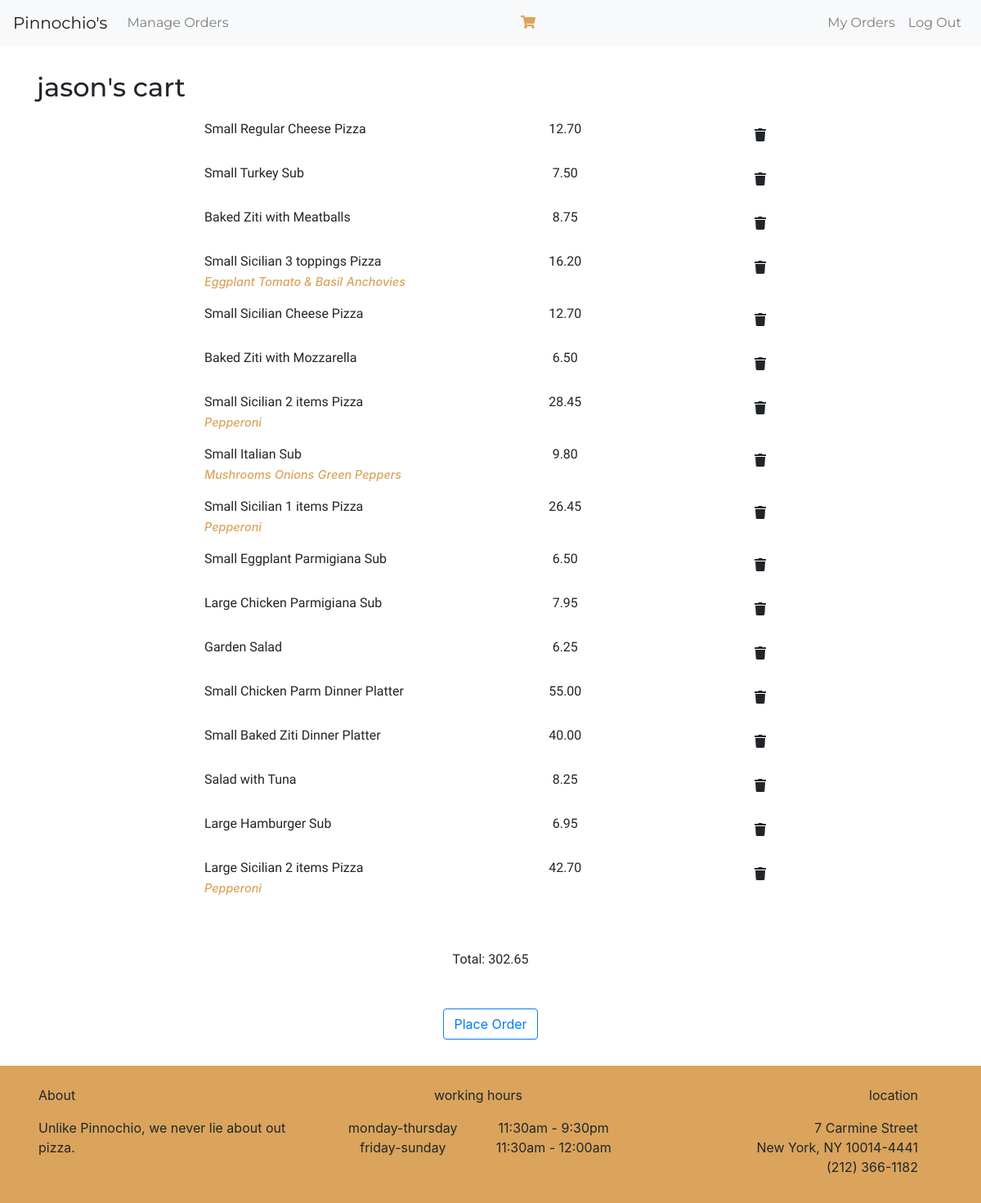
The app's page /cart (signed in), older data.
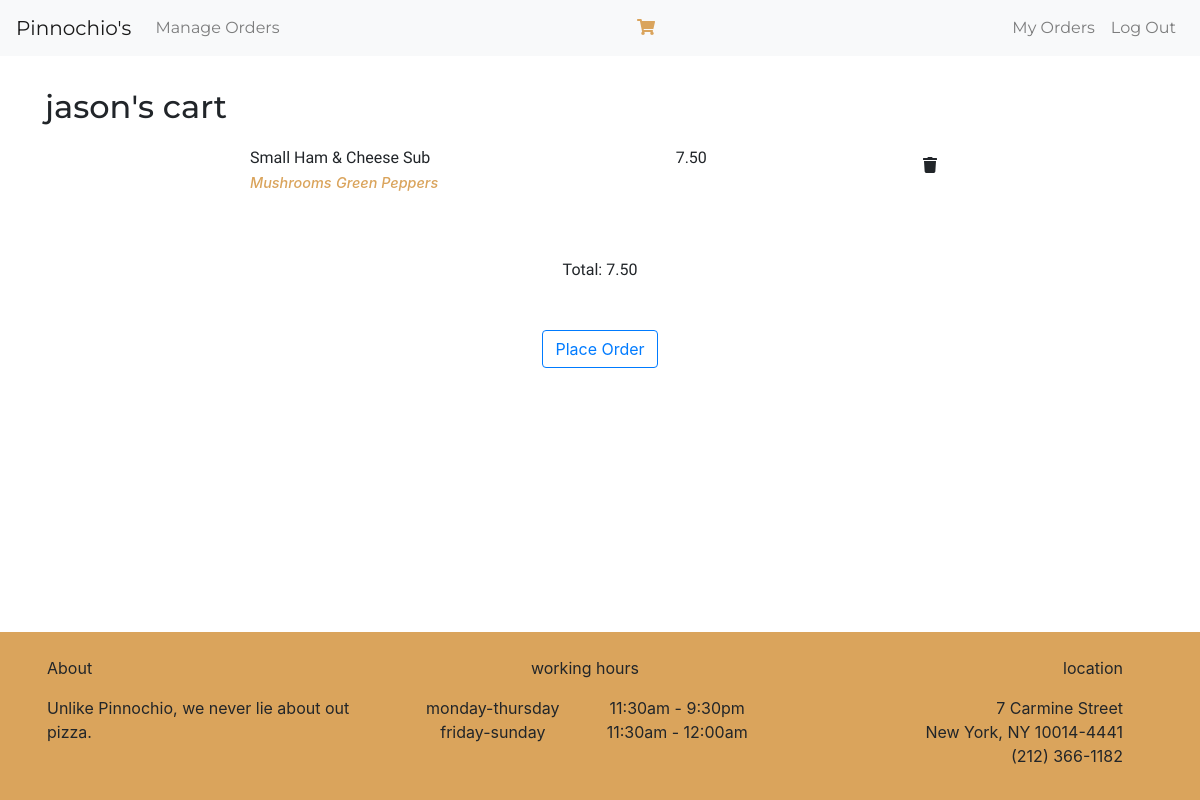
The same page, newer data.
### orders/models.py (models this page shows, shortened)
class Cart (models.Model):
    order_id= models.ForeignKey(Order, on_delete=models.CASCADE, related_name="order_id")
    user=models.CharField(max_length=64)
    cart_item=models.CharField(max_length=64)
    toppings=models.ManyToManyField(Toppings, blank=True, related_name="cart_toppings")
    extras=models.ManyToManyField(Extra,blank=True, related_name="cart_extra")
    item_price=models.DecimalField(max_digits=4, decimal_places=2)

class Toppings(models.Model):
    name= models.CharField(max_length=64)
    def __str__(self):
        return f"{self.name}"

class Extra(models.Model):
    name=models.CharField(max_length=64)
    price=models.DecimalField(max_digits=4, decimal_places=2)
    def __str__(self):
        return f"{self.name}"

### orders/views.py (the view, shortened to what this page needs)
# urls.py: path("cart", views.cart_view, name="cart_view"),
def cart_view(request):
    if request.user.is_authenticated:
        user=request.user
        order=Order.objects.get(user=user, status="Initiated")
        print(order.id)
        try:
            cart_items=Cart.objects.all().filter(order_id=order)
        except:
            cart_items=[]
            grand_total=0
        else:
            print("Success!")
            grand_total=0
            for item in cart_items:
                grand_total+=item.item_price
                print(grand_total)
            print(grand_total)
    return render(request, "orders/cart.html", {"cart_items": cart_items, "grandtotal":grand_total})

### orders/templates/orders/cart.html (shortened to what this page needs)
{% extends "orders/base.html" %}
{% load static %}
{% block body %}
    <div class="container my-3">
        {% if user.is_authenticated %}
            <div class="header"><h2> {{user.first_name|lower}}'s cart </h2></div>
            <div class="cart">
                {% for item in cart_items %}
                    <div class="row pb-3" data-aos="fade-up">
                        <div class="col-6">
                            <div><p>{{ item.cart_item }}</p></div>
                            <div>
                                {% for topping in item.toppings.all %}
                                    <span class="toppings">{{topping}}</span>
                                {% empty %}
                                    {% for extra in item.extras.all %}
                                        <span class="extras">{{extra}}</span>
                                    {% endfor %}
                                {% endfor %}
                            </div>
                        </div>
                        <div class="col text-center"><p>{{ item.item_price }}</p></div>
                        <div class="col"><button type="submit" class="delete float-right btn" data-id='{{item.id}}'> <i class="fas fa-trash"></i></button></div>
                    </div>
                {% empty %}
                    <div><span> Cart is empty. </span></div>
                {% endfor %}
                <div class="d-flex justify-content-center my-5"><div><p>Total: {{grandtotal}}</p></div></div>
                {% if cart_items.count %}
                    <div class="d-flex justify-content-center">
                        <form action="{% url 'order_summary' %}" method="POST">
                            <button class="btn btn-outline-primary" type="submit">Place Order</button>
                        </form>
                    </div>
                {% endif %}
            </div>
        {% endif %}
    </div>
{% endblock %}

Row changes from the older to the newer data that the page shows:
removed Cart: cart_item "Small Regular Cheese Pizza", item_price "12.70"
removed Cart: cart_item "Small Turkey Sub", item_price "7.50"
no longer on this page (row unchanged): Cart: cart_item "Baked Ziti with Meatballs", item_price "8.75"
removed Cart: cart_item "Small Sicilian 3 toppings Pizza", item_price "16.20"
no longer on this page (row unchanged): Toppings: name "Eggplant", shown under "Small Sicilian 3 toppings Pizza"
no longer on this page (row unchanged): Toppings: name "Tomato & Basil", shown under "Small Sicilian 3 toppings Pizza"
no longer on this page (row unchanged): Toppings: name "Anchovies", shown under "Small Sicilian 3 toppings Pizza"
removed Cart: cart_item "Small Sicilian Cheese Pizza", item_price "12.70"
removed Cart: cart_item "Baked Ziti with Mozzarella", item_price "6.50"
removed Cart: cart_item "Small Sicilian 2 items Pizza", item_price "28.45"
no longer on this page (row unchanged): Toppings: name "Pepperoni"
removed Cart: cart_item "Small Italian Sub", item_price "9.80"
no longer on this page (row unchanged): Toppings: name "Mushrooms", shown under "Small Italian Sub"
no longer on this page (row unchanged): Toppings: name "Onions", shown under "Small Italian Sub"
no longer on this page (row unchanged): Toppings: name "Green Peppers", shown under "Small Italian Sub"
removed Cart: cart_item "Small Sicilian 1 items Pizza", item_price "26.45"
removed Cart: cart_item "Small Eggplant Parmigiana Sub", item_price "6.50"
removed Cart: cart_item "Large Chicken Parmigiana Sub", item_price "7.95"
removed Cart: cart_item "Garden Salad", item_price "6.25"
removed Cart: cart_item "Small Chicken Parm Dinner Platter", item_price "55.00"
no longer on this page (row unchanged): Cart: cart_item "Small Baked Ziti Dinner Platter", item_price "40.00"
removed Cart: cart_item "Salad with Tuna", item_price "8.25"
removed Cart: cart_item "Large Hamburger Sub", item_price "6.95"
removed Cart: cart_item "Large Sicilian 2 items Pizza", item_price "42.70"
added Cart: cart_item "Small Ham & Cheese Sub", item_price "7.50"
now on this page (row unchanged): Extra: name "Mushrooms"
now on this page (row unchanged): Extra: name "Green Peppers"
Text that changed along with them:
{{ grandtotal }}: "302.65" → "7.50"
